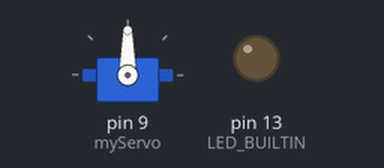
A sketch run on a simulated Arduino Uno, built with avr-gcc and run on an emulated ATmega328P. Shown: servo, output pins drawn as LEDs (lit = HIGH). What the sketch prints to the serial monitor is not drawn.

Above: at 0.15 s.
Timing chart, 0 to 40.0 s (numbered marks = the images above):
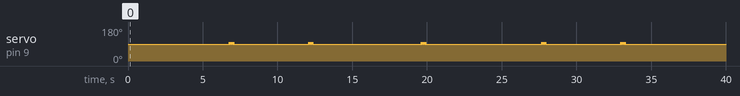

The sketch:

CTL.ino
```cpp
#include <Servo.h>
#include <math.h>
Servo myServo;
int pos = 0;
int deg = 0;
double currentPos;

// C++ code
//
void setup()
{
  Serial.begin(9600);
  myServo.attach(9);
  pinMode(LED_BUILTIN, OUTPUT);


}

void turn(double degrees){
  int degree = degrees / 1.6071428;
  degree = round(degree);

  for (pos = 0; pos <= degree; pos += 1){
      // Move the servo to 90 degreesm
      currentPos +=1;
      if (currentPos* 1.6071428 >= 360){
        currentPos -= 360/ 1.6071428;
      }
      myServo.write(89);
      delay(20);
      myServo.write(90);
      delay(20);
      //Serial.println(currentPos * 1.6071428);

  }
}

void goToDegree(double degree){
  int currentDegree = currentPos* 1.6071428;
  int toTurn = degree - currentDegree;
  Serial.println(degree);
  Serial.println(currentDegree);
  Serial.println(toTurn);
  if (toTurn > 0){
    turn(toTurn);
  } else
  {
    turn(toTurn + 360);
  }
  for(pos = 0; pos <= 5; pos += 1){

      myServo.write(100);
      delay(30);
      myServo.write(90);
      delay(20);
      //Serial.println(currentPos * 1.6071428);

  }
}


void loop()
{
    goToDegree(270);
    delay(500);
    goToDegree(90);
    delay(500);
    goToDegree(0);
    delay(500);


  delay(500);

}
```
